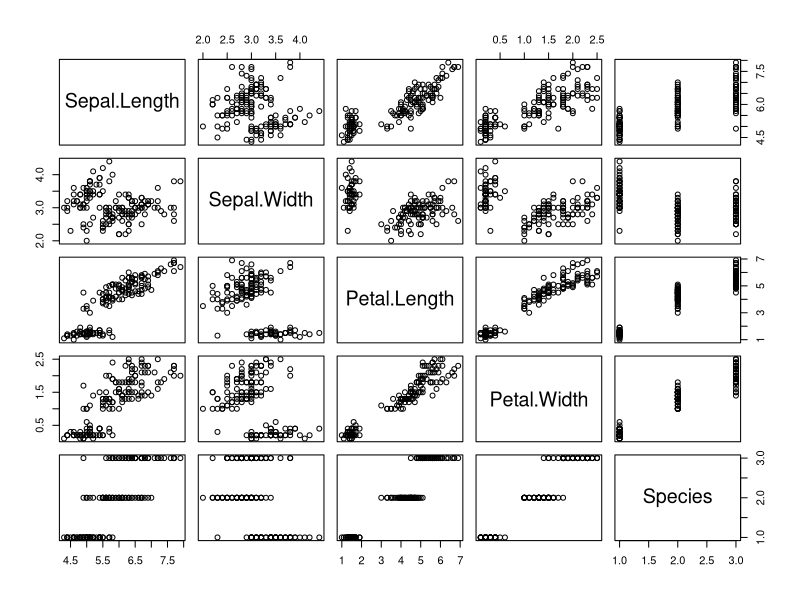
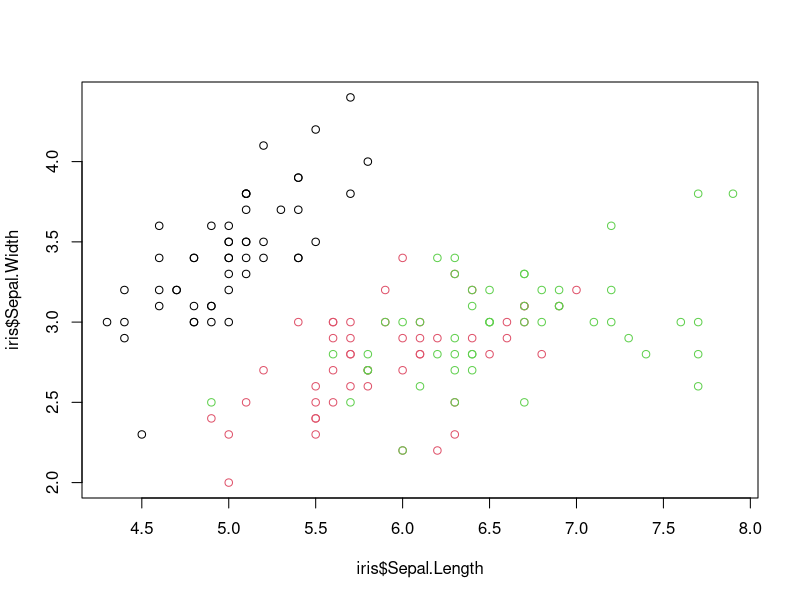
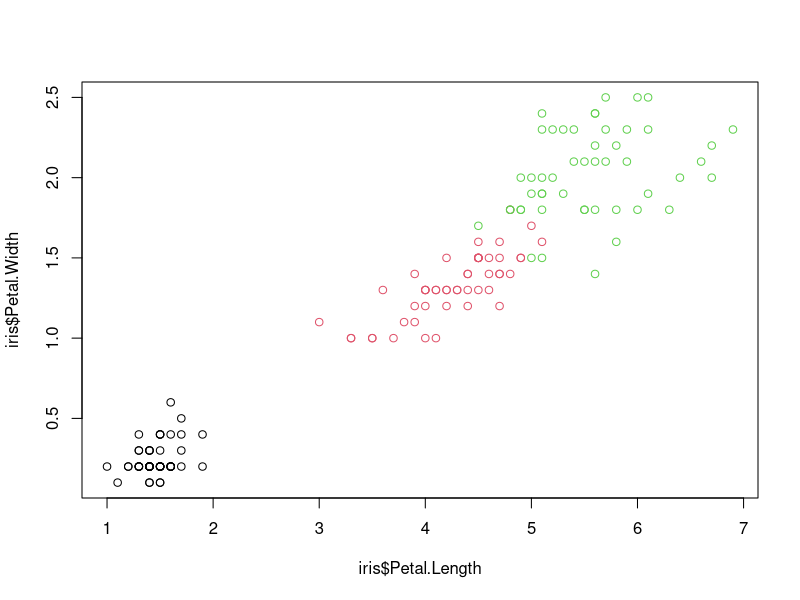
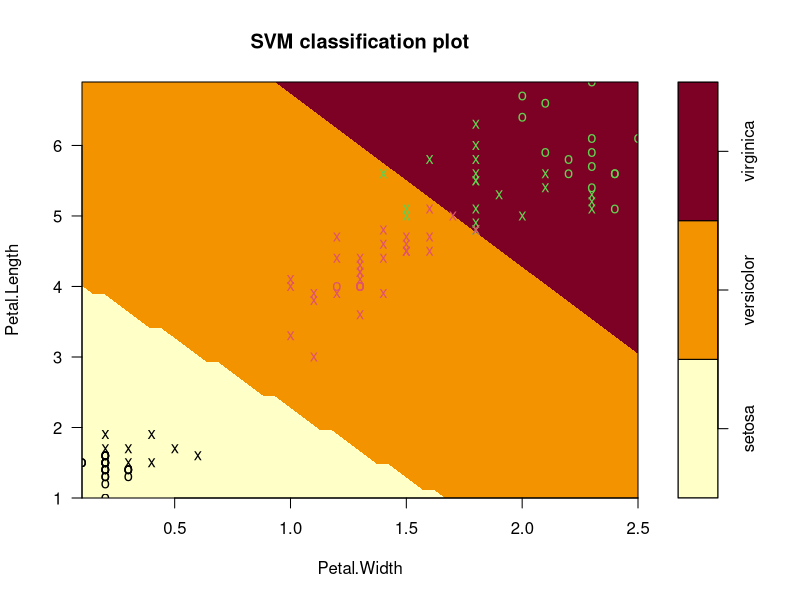
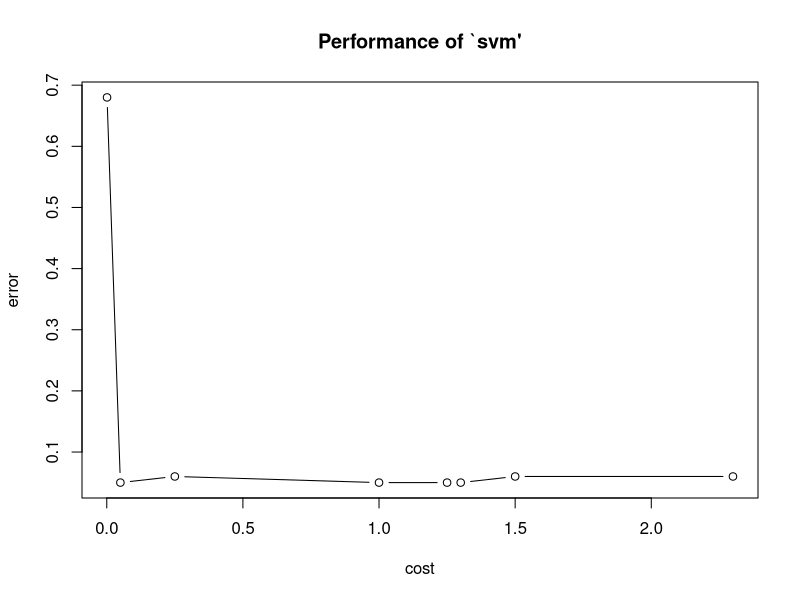

Here is the R script that generated these plots, in order: (Note: this script raises an error after producing the figures.)
library(e1071)
plot(iris)
plot(iris$Sepal.Length,iris$Sepal.Width,col = iris$Species)
plot(iris$Petal.Length,iris$Petal.Width,col = iris$Species)
cols<-c("Petal.Length","Petal.Width","Species")
set.seed(234)
train<-sample(nrow(iris),100)
iris_train<-iris[train,cols]
iris_test<-iris[-train,cols]

m1<-svm(Species~.,data=iris_train,kernel = "linear",cost = 0.1)

#Cost means the cost of misclassification - Higher costs - high penality for the data points in the margin - overfits the model, all training data points get classified perfectly
# If lower costs or 0 cost - less penality for the data poitns in the margin - underfitting. Thus, Find the ideal cost
summary(m1) 
plot(m1,iris_train)

p1<-predict(m1,iris_test,type="class")
p2<-predict(m1,iris_train,type="class")
require(caret)
confusionMatrix(p1,iris_test[,3])
confusionMatrix(p2,iris_train[,3])


m2<-tune(svm,Species~.,data=iris_train,kernel="linear",ranges = list(cost = seq(0.1,1,.001)))
m3<-tune(svm,Species~.,data=iris_train,kernel="linear",ranges = list(cost = c(0.001,0.05,0.25,1,1.25,1.3,1.5,2.3)))
m4<-tune(svm,Species~.,data=iris_train,kernel="linear",ranges = list(cost = c(0.001,.001,0.005)))
summary(m3)
plot(m3) #Plot against cost and error rate

p3<-predict(m3$best.model,iris_test,type="class")
confusionMatrix(p3,iris_test[,3])

trcont<-trainControl(method="repeatedcv",number=10,repeats=3)
model1<- train(Species~.,data=iris_train,method = "svmLinear",trControl=trcont,preProcess=c("center","scale"))
model1
pred1<-predict(model1,iris_test)
confusionMatrix(pred1,iris_test[,3])

grid<-expand.grid(C = c(0.01,0.05,0.1,0.25,0.5,0.75,1,1.25,1.5,1.75,2.5))
model2<- train(Species~.,data=iris_train,method = "svmLinear",trControl=trcont,preProcess=c("center","scale"),tuneGrid=grid)
model2
plot(model2) #Plot against cost and accuracy
pred2<-predict(model2,iris_test)
confusionMatrix(pred2,iris_test[,3])